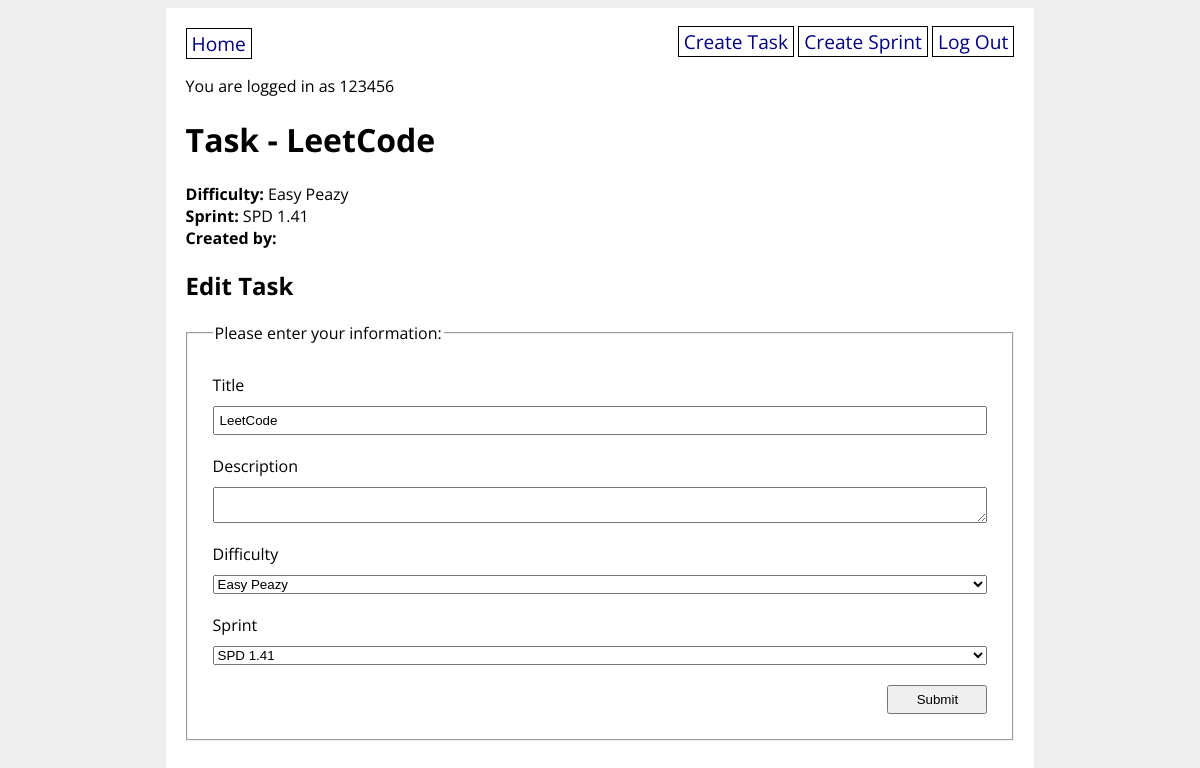
The page /task/2 (signed in) on the database its author committed.
### final_app/models.py (models this page shows)
class User(UserMixin, db.Model):
    id = db.Column(db.Integer, primary_key=True)
    username = db.Column(db.String(20), nullable=False, unique=True)
    password = db.Column(db.String(200), nullable=False)

class Task(db.Model):
    id = db.Column(db.Integer, primary_key=True)
    title = db.Column(db.String(40), nullable=False)
    description = db.Column(db.String(400))
    difficulty = db.Column(
        db.Enum(TaskDifficulty), default=TaskDifficulty.MEDIUM
    )
    sprint_id = db.Column(
        db.Integer, db.ForeignKey("sprint.id"), nullable=False
    )
    sprint = db.relationship("Sprint", back_populates="tasks")
    created_by_id = db.Column(db.Integer, db.ForeignKey("user.id"))
    created_by = db.relationship("User")

class Sprint(db.Model):
    id = db.Column(db.Integer, primary_key=True)
    name = db.Column(db.String(40), nullable=False)
    tasks = db.relationship("Task", back_populates="sprint")
    created_by_id = db.Column(db.Integer, db.ForeignKey("user.id"))
    created_by = db.relationship("User")
    def __repr__(self):
        return self.name

### final_app/main/routes.py (the view, shortened to what this page needs)
@main.route("/task/<task_id>", methods=["GET", "POST"])
@login_required
def task_detail(task_id):
    task = Task.query.get(task_id)
    form = TaskForm(obj=task)
    return render_template("task_detail.html", task=task, form=form)

### final_app/main/forms.py
class TaskForm(FlaskForm):
    title = StringField(
        label="Title", validators=[DataRequired(), Length(min=3, max=20)]
    )
    description = TextAreaField(
        label="Description", validators=[Length(max=400)]
    )
    difficulty = SelectField(
        "Difficulty", validators=[DataRequired()], choices=TaskDifficulty.choices()
    )
    sprint = QuerySelectField(
        "Sprint", validators=[DataRequired()], query_factory=lambda: Sprint.query
    )
    submit = SubmitField("Submit")

### final_app/__init__.py (called while the page is built)
@login_manager.user_loader
def load_user(user_id):
    return User.query.get(user_id)

### final_app/utils.py (called while the page is built)
    def __str__(self):
        return str(self.value)

### final_app/templates/task_detail.html (shortened to what this page needs)
{% extends 'base.html' %}
{% block content %}
<h1>Task - {{ task.title }}</h1>
<strong>Difficulty:</strong> {{ task.difficulty }} <br>
<strong>Sprint:</strong> {{ task.sprint.name }} <br>
<strong>Created by:</strong> {{ task.created_by.username }} <br>
<h2>Edit Task</h2>
<form method="POST" action="{{ url_for('main.task_detail', task_id=task.id) }}">
  <fieldset>
    <legend>Please enter your information:</legend>
    {{ form.title.label }}
    {{ form.title }}
    {{ form.description.label }}
    {{ form.description }}
    {{ form.difficulty.label }}
    {{ form.difficulty }}
    {{ form.sprint.label }}
    {{ form.sprint }}
    {{ form.submit }}
  </fieldset>
</form>
{% endblock %}

### final_app/templates/base.html (shortened to what this page needs)
<!DOCTYPE html>
<html>
<head>
  <link rel="stylesheet" href="/static/style.css">
</head>
<body>
  <div id="content">
    <nav>
      <a href="/">Home</a>
      <div>
        {% if current_user.is_authenticated %}
        <a href="/create_task">Create Task</a>
        <a href="/create_sprint">Create Sprint</a>
        <a href="/logout">Log Out</a>
        {% else %}
        <a href="/signup">Sign Up</a>
        <a href="/login">Log In</a>
        {% endif %}
      </div>
    </nav>
    {% if current_user.is_authenticated %}
    <p>You are logged in as {{ current_user.username }}</p>
    {% endif %}
    {% block content %}{% endblock %}
  </div>
</body>
</html>

### final_app/static/style.css (style rules this page uses)
body { display: flex; flex-direction: column; align-items: center; background-color: #eee; font-family: "Open Sans", sans-serif; }
#content { width: 70%; background-color: white; padding: 20px; }
nav { width: 100%; display: flex; flex-direction: row; justify-content: space-between; }
nav a { color: navy; text-decoration: none; border: 1px solid black; padding: 1px 5px; font-size: 1.2em; }
fieldset { display: flex; flex-direction: column; margin: 20px 0; padding: 20px; }
fieldset * { margin: 5px; }
fieldset input { padding: 5px; }
input[type="submit"] { width: 100px; align-self: flex-end; }

### rows shown on the page
User: username "123456"
Task: title "LeetCode", difficulty "Easy Peazy", sprint "SPD 1.41"
Sprint: sprint.name "SPD 1.41"
